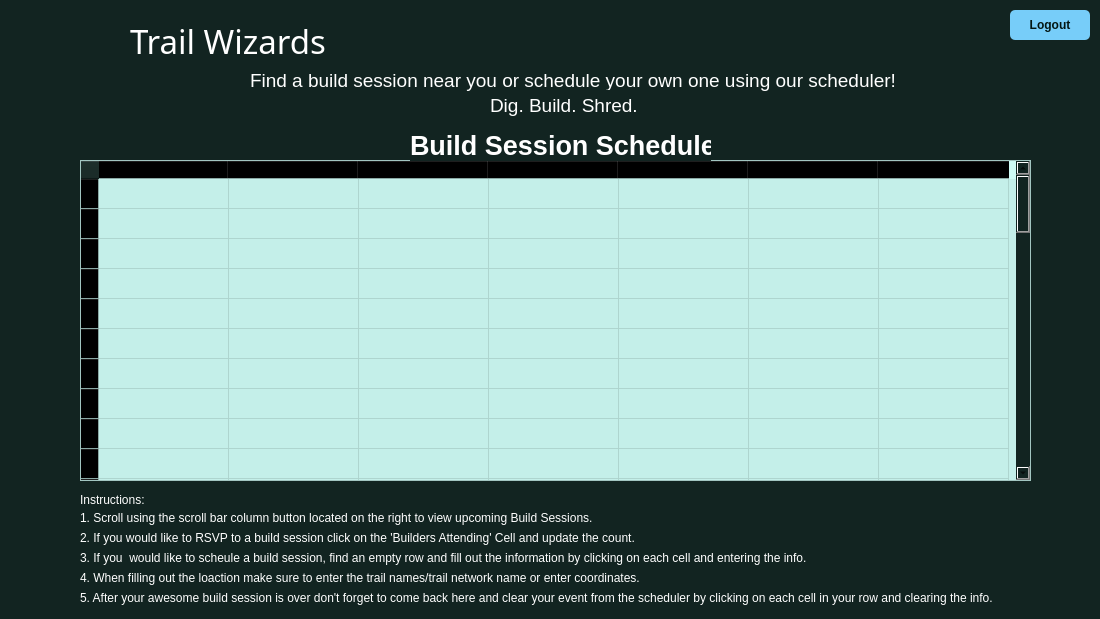
<?xml version="1.0" encoding="UTF-8"?>
<ui version="4.0">
 <class>Form</class>
 <widget class="QWidget" name="Form">
  <property name="geometry">
   <rect>
    <x>0</x>
    <y>0</y>
    <width>1100</width>
    <height>619</height>
   </rect>
  </property>
  <property name="font">
   <font>
    <family>Segoe UI</family>
    <pointsize>14</pointsize>
   </font>
  </property>
  <property name="windowTitle">
   <string>Form</string>
  </property>
  <widget class="QWidget" name="widget" native="true">
   <property name="geometry">
    <rect>
     <x>0</x>
     <y>0</y>
     <width>1100</width>
     <height>619</height>
    </rect>
   </property>
   <property name="styleSheet">
    <string notr="true">background-color: rgb(18, 36, 33);</string>
   </property>
   <widget class="QLabel" name="label_2">
    <property name="geometry">
     <rect>
      <x>10</x>
      <y>10</y>
      <width>50</width>
      <height>59</height>
     </rect>
    </property>
    <property name="styleSheet">
     <string notr="true">border-image: url(:/images/shovelandpickaxesymbol.png);</string>
    </property>
    <property name="text">
     <string/>
    </property>
   </widget>
   <widget class="QLabel" name="label_3">
    <property name="geometry">
     <rect>
      <x>70</x>
      <y>10</y>
      <width>50</width>
      <height>50</height>
     </rect>
    </property>
    <property name="styleSheet">
     <string notr="true">border-image: url(:/images/wizardhatsymbol.png);</string>
    </property>
    <property name="text">
     <string/>
    </property>
   </widget>
   <widget class="QLabel" name="label_4">
    <property name="geometry">
     <rect>
      <x>130</x>
      <y>20</y>
      <width>231</width>
      <height>41</height>
     </rect>
    </property>
    <property name="font">
     <font>
      <family>Segoe UI Variable Text Semibold</family>
      <pointsize>25</pointsize>
      <weight>50</weight>
      <italic>false</italic>
      <bold>false</bold>
     </font>
    </property>
    <property name="styleSheet">
     <string notr="true">color: rgb(255, 255, 255);</string>
    </property>
    <property name="text">
     <string>Trail Wizards</string>
    </property>
   </widget>
   <widget class="QPushButton" name="logoutButton">
    <property name="geometry">
     <rect>
      <x>1010</x>
      <y>10</y>
      <width>80</width>
      <height>30</height>
     </rect>
    </property>
    <property name="font">
     <font>
      <family>Segoe UI</family>
      <weight>75</weight>
      <bold>true</bold>
     </font>
    </property>
    <property name="styleSheet">
     <string notr="true">QPushButton#logoutButton{
background-color:rgb(119, 205, 249);
color:rgb(3, 22, 19);
border-radius:5px;
}

QPushButton#logoutButton:pressed{
background-color:rgb(208, 253, 246);
}</string>
    </property>
    <property name="text">
     <string>Logout</string>
    </property>
   </widget>
   <widget class="QTableWidget" name="buildSchedule">
    <property name="geometry">
     <rect>
      <x>80</x>
      <y>160</y>
      <width>951</width>
      <height>321</height>
     </rect>
    </property>
    <property name="styleSheet">
     <string notr="true">background-color:rgba(208, 253, 246, 0.94);
</string>
    </property>
    <attribute name="horizontalHeaderVisible">
     <bool>true</bool>
    </attribute>
    <attribute name="horizontalHeaderCascadingSectionResizes">
     <bool>false</bool>
    </attribute>
    <attribute name="horizontalHeaderDefaultSectionSize">
     <number>130</number>
    </attribute>
    <row>
     <property name="text">
      <string>1</string>
     </property>
    </row>
    <row>
     <property name="text">
      <string>2</string>
     </property>
    </row>
    <row>
     <property name="text">
      <string>3</string>
     </property>
    </row>
    <row>
     <property name="text">
      <string>4</string>
     </property>
    </row>
    <row>
     <property name="text">
      <string>5</string>
     </property>
    </row>
    <row>
     <property name="text">
      <string>6</string>
     </property>
    </row>
    <row>
     <property name="text">
      <string>7</string>
     </property>
    </row>
    <row>
     <property name="text">
      <string>8</string>
     </property>
    </row>
    <row>
     <property name="text">
      <string>9</string>
     </property>
    </row>
    <row>
     <property name="text">
      <string>10</string>
     </property>
    </row>
    <row>
     <property name="text">
      <string>11</string>
     </property>
    </row>
    <row>
     <property name="text">
      <string>12</string>
     </property>
    </row>
    <row>
     <property name="text">
      <string>13</string>
     </property>
    </row>
    <row>
     <property name="text">
      <string>14</string>
     </property>
    </row>
    <row>
     <property name="text">
      <string>15</string>
     </property>
    </row>
    <row>
     <property name="text">
      <string>16</string>
     </property>
    </row>
    <row>
     <property name="text">
      <string>17</string>
     </property>
    </row>
    <row>
     <property name="text">
      <string>18</string>
     </property>
    </row>
    <row>
     <property name="text">
      <string>19</string>
     </property>
    </row>
    <row>
     <property name="text">
      <string>20</string>
     </property>
    </row>
    <row>
     <property name="text">
      <string>21</string>
     </property>
    </row>
    <row>
     <property name="text">
      <string>22</string>
     </property>
    </row>
    <row>
     <property name="text">
      <string>23</string>
     </property>
    </row>
    <row>
     <property name="text">
      <string>24</string>
     </property>
    </row>
    <row>
     <property name="text">
      <string>25</string>
     </property>
    </row>
    <row>
     <property name="text">
      <string>26</string>
     </property>
    </row>
    <row>
     <property name="text">
      <string>27</string>
     </property>
    </row>
    <row>
     <property name="text">
      <string>28</string>
     </property>
    </row>
    <row>
     <property name="text">
      <string>29</string>
     </property>
    </row>
    <row>
     <property name="text">
      <string>30</string>
     </property>
    </row>
    <row>
     <property name="text">
      <string>31</string>
     </property>
    </row>
    <row>
     <property name="text">
      <string>32</string>
     </property>
    </row>
    <row>
     <property name="text">
      <string>33</string>
     </property>
    </row>
    <row>
     <property name="text">
      <string>34</string>
     </property>
    </row>
    <row>
     <property name="text">
      <string>35</string>
     </property>
    </row>
    <row>
     <property name="text">
      <string>36</string>
     </property>
    </row>
    <row>
     <property name="text">
      <string>37</string>
     </property>
    </row>
    <row>
     <property name="text">
      <string>38</string>
     </property>
    </row>
    <row>
     <property name="text">
      <string>39</string>
     </property>
    </row>
    <row>
     <property name="text">
      <string>40</string>
     </property>
    </row>
    <row>
     <property name="text">
      <string>41</string>
     </property>
    </row>
    <row>
     <property name="text">
      <string>42</string>
     </property>
    </row>
    <row>
     <property name="text">
      <string>43</string>
     </property>
    </row>
    <row>
     <property name="text">
      <string>44</string>
     </property>
    </row>
    <row>
     <property name="text">
      <string>45</string>
     </property>
    </row>
    <row>
     <property name="text">
      <string>46</string>
     </property>
    </row>
    <row>
     <property name="text">
      <string>47</string>
     </property>
    </row>
    <row>
     <property name="text">
      <string>48</string>
     </property>
    </row>
    <row>
     <property name="text">
      <string>49</string>
     </property>
    </row>
    <row>
     <property name="text">
      <string>50</string>
     </property>
    </row>
    <column>
     <property name="text">
      <string>Build Supervisor</string>
     </property>
    </column>
    <column>
     <property name="text">
      <string>Date</string>
     </property>
    </column>
    <column>
     <property name="text">
      <string>Time</string>
     </property>
    </column>
    <column>
     <property name="text">
      <string>Location</string>
     </property>
    </column>
    <column>
     <property name="text">
      <string>Tools Provided? Yes/No</string>
     </property>
    </column>
    <column>
     <property name="text">
      <string>Builders Needed</string>
     </property>
    </column>
    <column>
     <property name="text">
      <string>Builders Attending</string>
     </property>
    </column>
   </widget>
   <widget class="QLabel" name="label">
    <property name="geometry">
     <rect>
      <x>410</x>
      <y>130</y>
      <width>301</width>
      <height>31</height>
     </rect>
    </property>
    <property name="font">
     <font>
      <family>Segoe UI</family>
      <pointsize>20</pointsize>
      <weight>75</weight>
      <bold>true</bold>
     </font>
    </property>
    <property name="styleSheet">
     <string notr="true">color: rgb(255, 255, 255);</string>
    </property>
    <property name="text">
     <string>Build Session Scheduler</string>
    </property>
   </widget>
   <widget class="QLabel" name="label_5">
    <property name="geometry">
     <rect>
      <x>250</x>
      <y>60</y>
      <width>701</width>
      <height>41</height>
     </rect>
    </property>
    <property name="font">
     <font>
      <family>Segoe UI</family>
      <pointsize>14</pointsize>
     </font>
    </property>
    <property name="styleSheet">
     <string notr="true">color: rgb(255, 255, 255);</string>
    </property>
    <property name="text">
     <string>Find a build session near you or schedule your own one using our scheduler!</string>
    </property>
   </widget>
   <widget class="QLabel" name="label_6">
    <property name="geometry">
     <rect>
      <x>490</x>
      <y>90</y>
      <width>181</width>
      <height>31</height>
     </rect>
    </property>
    <property name="font">
     <font>
      <family>Segoe UI</family>
      <pointsize>14</pointsize>
     </font>
    </property>
    <property name="styleSheet">
     <string notr="true">color: rgb(255, 255, 255);</string>
    </property>
    <property name="text">
     <string>Dig. Build. Shred.</string>
    </property>
   </widget>
   <widget class="QLabel" name="label_7">
    <property name="geometry">
     <rect>
      <x>80</x>
      <y>490</y>
      <width>71</width>
      <height>20</height>
     </rect>
    </property>
    <property name="font">
     <font>
      <family>Segoe UI</family>
      <pointsize>9</pointsize>
     </font>
    </property>
    <property name="styleSheet">
     <string notr="true">color: rgb(255, 255, 255);</string>
    </property>
    <property name="text">
     <string>Instructions:</string>
    </property>
   </widget>
   <widget class="QLabel" name="label_8">
    <property name="geometry">
     <rect>
      <x>80</x>
      <y>510</y>
      <width>541</width>
      <height>16</height>
     </rect>
    </property>
    <property name="font">
     <font>
      <pointsize>9</pointsize>
     </font>
    </property>
    <property name="styleSheet">
     <string notr="true">color: rgb(255, 255, 255);</string>
    </property>
    <property name="text">
     <string>1. Scroll using the scroll bar column button located on the right to view upcoming Build Sessions.</string>
    </property>
   </widget>
   <widget class="QLabel" name="label_9">
    <property name="geometry">
     <rect>
      <x>80</x>
      <y>530</y>
      <width>561</width>
      <height>16</height>
     </rect>
    </property>
    <property name="font">
     <font>
      <family>Segoe UI</family>
      <pointsize>9</pointsize>
     </font>
    </property>
    <property name="styleSheet">
     <string notr="true">color: rgb(255, 255, 255);</string>
    </property>
    <property name="text">
     <string>2. If you would like to RSVP to a build session click on the 'Builders Attending' Cell and update the count.</string>
    </property>
   </widget>
   <widget class="QLabel" name="label_10">
    <property name="geometry">
     <rect>
      <x>80</x>
      <y>550</y>
      <width>731</width>
      <height>16</height>
     </rect>
    </property>
    <property name="font">
     <font>
      <family>Segoe UI</family>
      <pointsize>9</pointsize>
     </font>
    </property>
    <property name="styleSheet">
     <string notr="true">color: rgb(255, 255, 255);</string>
    </property>
    <property name="text">
     <string>3. If you  would like to scheule a build session, find an empty row and fill out the information by clicking on each cell and entering the info.</string>
    </property>
   </widget>
   <widget class="QLabel" name="label_11">
    <property name="geometry">
     <rect>
      <x>80</x>
      <y>570</y>
      <width>561</width>
      <height>16</height>
     </rect>
    </property>
    <property name="font">
     <font>
      <family>Segoe UI</family>
      <pointsize>9</pointsize>
     </font>
    </property>
    <property name="styleSheet">
     <string notr="true">color: rgb(255, 255, 255);</string>
    </property>
    <property name="text">
     <string>4. When filling out the loaction make sure to enter the trail names/trail network name or enter coordinates.</string>
    </property>
   </widget>
   <widget class="QLabel" name="label_12">
    <property name="geometry">
     <rect>
      <x>80</x>
      <y>590</y>
      <width>931</width>
      <height>16</height>
     </rect>
    </property>
    <property name="font">
     <font>
      <family>Segoe UI</family>
      <pointsize>9</pointsize>
     </font>
    </property>
    <property name="styleSheet">
     <string notr="true">color: rgb(255, 255, 255);</string>
    </property>
    <property name="text">
     <string>5. After your awesome build session is over don't forget to come back here and clear your event from the scheduler by clicking on each cell in your row and clearing the info.</string>
    </property>
   </widget>
  </widget>
 </widget>
 <resources>
  <include location="res.qrc"/>
 </resources>
 <connections/>
</ui>
